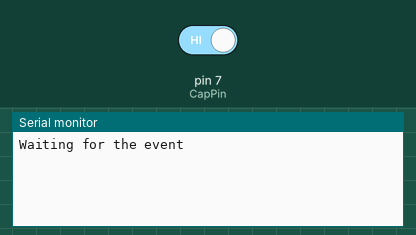
This sketch was run on a simulated Arduino Uno, built with avr-gcc and run on an emulated ATmega328P. Shown: the last lines printed to the serial monitor. Inputs (shaded band) come from the test bench; at power-on: pin 7 (CapPin) HIGH. The modem accepts every AT command (registered, SIM ready, sends succeed) and sends nothing else.

Above: at 1.8 s.
1.9 s: pin 7 (CapPin) driven LOW
At 3.4 s:
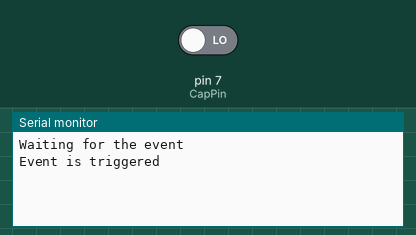
At 5.1 s:
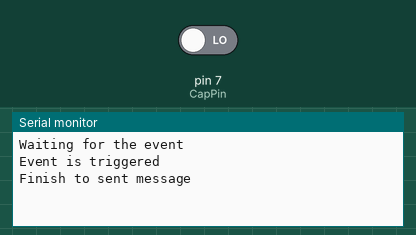

The sketch:

Audi.ino
```cpp
#include <SoftwareSerial.h>

int CapPin = 7;
SoftwareSerial AudiSerial(10, 11); // RX, TX
boolean state, lastState;

void setup() {
  pinMode(CapPin, INPUT);
  state = digitalRead(CapPin);
  lastState = state;
  // Open serial communications and wait for port to open:
  Serial.begin(9600);
  while (!Serial) {
    Serial.read(); // wait for serial port to connect. Needed for native USB port only
  }

  // set the data rate for the SoftwareSerial port
  AudiSerial.begin(9600);
  Serial.println("Waiting for the event");
}

void sim900_flush_serial(){
  while (AudiSerial.available()) {
    AudiSerial.read();
  }
  Serial.println("");
}

void loop() { // run over and over

  lastState = state;
  state = digitalRead(CapPin);

  if ( state != lastState ) {
    Serial.println("Event is triggered");
#if 1
    AudiSerial.write("AT+CMGF=1\r\n");
    delay(2000);
    AudiSerial.write("AT+CMGS=\"xxxxxxxxxx\"\r\n");
    delay(500);
    AudiSerial.write("Switch was turned ");
    AudiSerial.write(state ? "on" : "off");
    AudiSerial.write(0x1A);
    //Serial.println(AudiSerial.read());
    Serial.println("Finish to sent message");
#endif
    sim900_flush_serial();
    delay(10000);
    if (state) {
      Serial.println("Start to dial a number");
      AudiSerial.write("ATDxxxxxxxxxxx;\r\n");
    }
  }
  while (AudiSerial.available()) {
    Serial.println(AudiSerial.read());
  }

  delay(1000);
}
```

Measured:
- after the input at 1.9 s, the serial monitor: prints a new line after 0.10 s (image 1)
